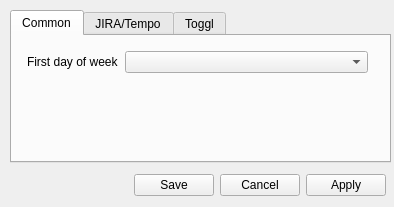
<?xml version="1.0" encoding="UTF-8"?>
<ui version="4.0">
 <class>SettingsForm</class>
 <widget class="QWidget" name="SettingsForm">
  <property name="windowModality">
   <enum>Qt::WindowModal</enum>
  </property>
  <property name="geometry">
   <rect>
    <x>0</x>
    <y>0</y>
    <width>394</width>
    <height>207</height>
   </rect>
  </property>
  <property name="sizePolicy">
   <sizepolicy hsizetype="Fixed" vsizetype="Fixed">
    <horstretch>0</horstretch>
    <verstretch>0</verstretch>
   </sizepolicy>
  </property>
  <property name="minimumSize">
   <size>
    <width>394</width>
    <height>207</height>
   </size>
  </property>
  <property name="maximumSize">
   <size>
    <width>394</width>
    <height>207</height>
   </size>
  </property>
  <property name="windowTitle">
   <string>Settings</string>
  </property>
  <widget class="QWidget" name="layoutWidget">
   <property name="geometry">
    <rect>
     <x>10</x>
     <y>10</y>
     <width>381</width>
     <height>191</height>
    </rect>
   </property>
   <layout class="QVBoxLayout" name="verticalLayout">
    <item>
     <widget class="QTabWidget" name="settingsTabWidget">
      <property name="sizePolicy">
       <sizepolicy hsizetype="Expanding" vsizetype="Expanding">
        <horstretch>0</horstretch>
        <verstretch>0</verstretch>
       </sizepolicy>
      </property>
      <property name="currentIndex">
       <number>0</number>
      </property>
      <widget class="QWidget" name="commonTab">
       <attribute name="title">
        <string>Common</string>
       </attribute>
       <widget class="QWidget" name="formLayoutWidget_3">
        <property name="geometry">
         <rect>
          <x>10</x>
          <y>10</y>
          <width>351</width>
          <height>71</height>
         </rect>
        </property>
        <layout class="QFormLayout" name="formLayout_3">
         <property name="leftMargin">
          <number>5</number>
         </property>
         <property name="topMargin">
          <number>5</number>
         </property>
         <property name="rightMargin">
          <number>5</number>
         </property>
         <property name="bottomMargin">
          <number>5</number>
         </property>
         <item row="0" column="0">
          <widget class="QLabel" name="label_7">
           <property name="text">
            <string>First day of week</string>
           </property>
          </widget>
         </item>
         <item row="0" column="1">
          <widget class="QComboBox" name="firstWeekDayComboBox"/>
         </item>
        </layout>
       </widget>
      </widget>
      <widget class="QWidget" name="tempoTab">
       <attribute name="title">
        <string>JIRA/Tempo</string>
       </attribute>
       <widget class="QWidget" name="formLayoutWidget">
        <property name="geometry">
         <rect>
          <x>10</x>
          <y>10</y>
          <width>351</width>
          <height>111</height>
         </rect>
        </property>
        <layout class="QFormLayout" name="formLayout">
         <property name="leftMargin">
          <number>5</number>
         </property>
         <property name="topMargin">
          <number>5</number>
         </property>
         <property name="rightMargin">
          <number>5</number>
         </property>
         <property name="bottomMargin">
          <number>5</number>
         </property>
         <item row="0" column="0">
          <widget class="QLabel" name="label">
           <property name="text">
            <string>Host</string>
           </property>
          </widget>
         </item>
         <item row="0" column="1">
          <widget class="QLineEdit" name="jiraHostLineEdit"/>
         </item>
         <item row="1" column="0">
          <widget class="QLabel" name="jiraUserLabel">
           <property name="text">
            <string>User</string>
           </property>
          </widget>
         </item>
         <item row="1" column="1">
          <widget class="QLineEdit" name="jiraUserLineEdit"/>
         </item>
         <item row="2" column="0">
          <widget class="QLabel" name="label_3">
           <property name="text">
            <string>JIRA token</string>
           </property>
          </widget>
         </item>
         <item row="2" column="1">
          <widget class="QLineEdit" name="jiraTokenLineEdit"/>
         </item>
         <item row="3" column="0">
          <widget class="QLabel" name="label_2">
           <property name="text">
            <string>Tempo token</string>
           </property>
          </widget>
         </item>
         <item row="3" column="1">
          <widget class="QLineEdit" name="tempoTokenLineEdit"/>
         </item>
        </layout>
       </widget>
      </widget>
      <widget class="QWidget" name="togglTab">
       <attribute name="title">
        <string>Toggl</string>
       </attribute>
       <widget class="QWidget" name="formLayoutWidget_2">
        <property name="geometry">
         <rect>
          <x>10</x>
          <y>10</y>
          <width>351</width>
          <height>91</height>
         </rect>
        </property>
        <layout class="QFormLayout" name="formLayout_2">
         <property name="leftMargin">
          <number>5</number>
         </property>
         <property name="topMargin">
          <number>5</number>
         </property>
         <property name="rightMargin">
          <number>5</number>
         </property>
         <property name="bottomMargin">
          <number>5</number>
         </property>
         <item row="0" column="0">
          <widget class="QLabel" name="label_5">
           <property name="text">
            <string>User</string>
           </property>
          </widget>
         </item>
         <item row="0" column="1">
          <widget class="QLineEdit" name="togglUserLineEdit"/>
         </item>
         <item row="1" column="0">
          <widget class="QLabel" name="label_6">
           <property name="text">
            <string>Token</string>
           </property>
          </widget>
         </item>
         <item row="1" column="1">
          <widget class="QLineEdit" name="togglTokenLineEdit"/>
         </item>
        </layout>
       </widget>
      </widget>
     </widget>
    </item>
    <item>
     <layout class="QHBoxLayout" name="buttonsHorizontalLayout">
      <property name="leftMargin">
       <number>5</number>
      </property>
      <property name="topMargin">
       <number>5</number>
      </property>
      <property name="rightMargin">
       <number>5</number>
      </property>
      <property name="bottomMargin">
       <number>5</number>
      </property>
      <item>
       <spacer name="horizontalSpacer">
        <property name="orientation">
         <enum>Qt::Horizontal</enum>
        </property>
        <property name="sizeHint" stdset="0">
         <size>
          <width>40</width>
          <height>20</height>
         </size>
        </property>
       </spacer>
      </item>
      <item>
       <widget class="QPushButton" name="saveButton">
        <property name="text">
         <string>Save</string>
        </property>
       </widget>
      </item>
      <item>
       <widget class="QPushButton" name="cancelButton">
        <property name="text">
         <string>Cancel</string>
        </property>
       </widget>
      </item>
      <item>
       <widget class="QPushButton" name="applyButton">
        <property name="text">
         <string>Apply</string>
        </property>
       </widget>
      </item>
     </layout>
    </item>
   </layout>
  </widget>
 </widget>
 <resources/>
 <connections/>
</ui>
